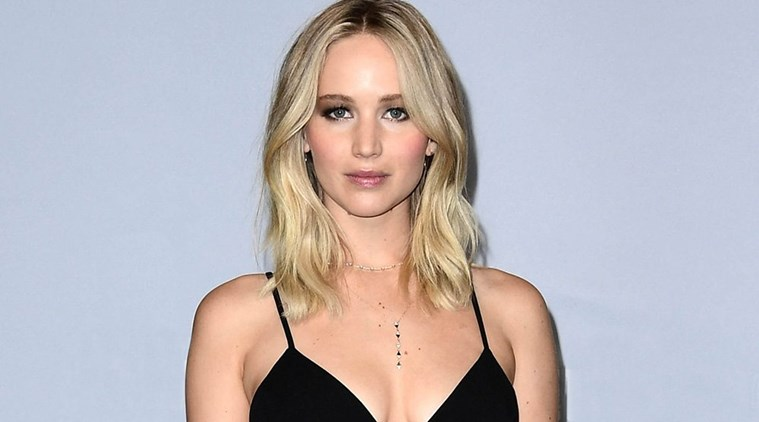
#> input picture db/jenny.jpg, 759 x 422 px
$ jupyter execute T05_3_withbuiltinfunction.ipynb
#> lines starting #> are read from the running program, lines starting #| are printed output that depends on the picture
# Median Filter

[cell 1]
import cv2
import matplotlib.pyplot as plt
import numpy as np

[cell 2]
def addSaltnPepper(data, saltiness, spiceness):
    height,width = data.shape[:2]
    noise = np.zeros((height,width), data.dtype)
    cv2.randu(noise,0,255)
    salt = noise > saltiness
    pepper = noise < spiceness

    img2 = data.copy()
    img2[salt] = 255
    img2[pepper] = 0
    return img2

[cell 3]
imgfile = '../../db/jenny.jpg'
img= cv2.imread(imgfile, cv2.IMREAD_GRAYSCALE)
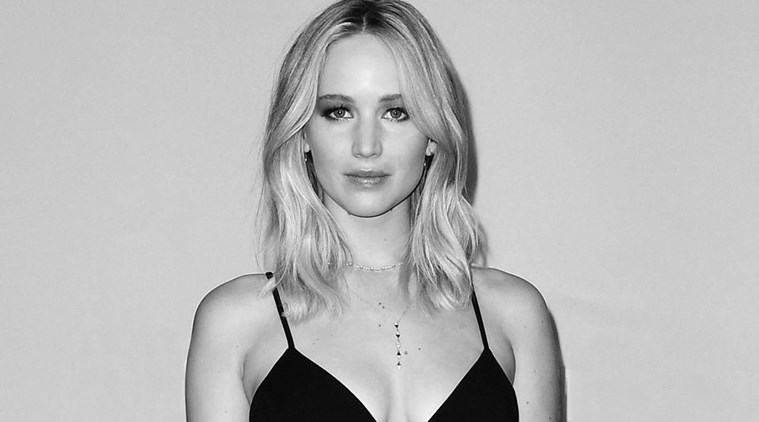
#> img: shape (422, 759); min 0, max 255, mean 186
height,width = img.shape[:2]
#> height = 422; width = 759

[cell 4]
#Adds salt'n pepper noise
noisy = addSaltnPepper(img, 250,8)
#> in addSaltnPepper, `cv2.randu(noise,0,255)`:
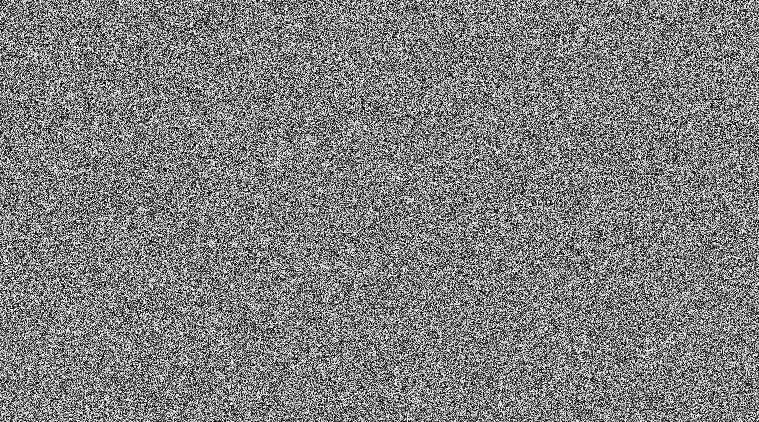
#> noise: shape (422, 759); min 0, max 254, mean 127
#> in addSaltnPepper, `img2[pepper] = 0`:
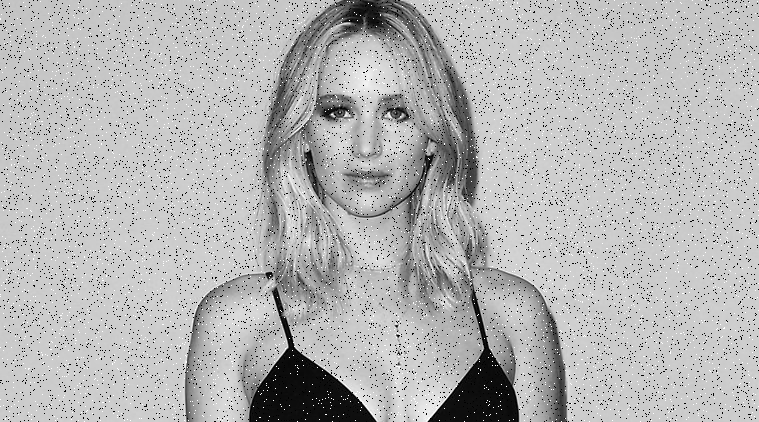
#> img2: shape (422, 759); min 0, max 255, mean 181.2

#Applies the median filter with neighborhood 3x3
filtered = cv2.medianBlur(noisy, 3)

[cell 5]
plt.figure(figsize=(3,7))
plt.subplot(311), plt.title('Original'), plt.imshow(img, cmap='gray')
plt.subplot(312), plt.title('With noise'), plt.imshow(noisy, cmap='gray')
plt.subplot(313), plt.title('Filtered'), plt.imshow(filtered, cmap='gray')
plt.show()
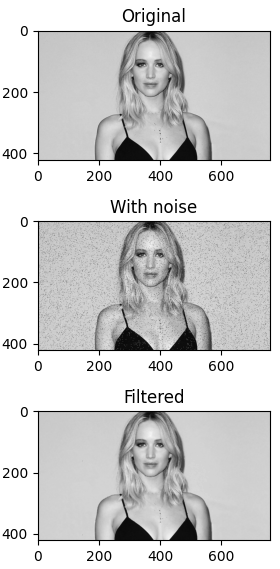
#> figure drawn by matplotlib, 3 panels
